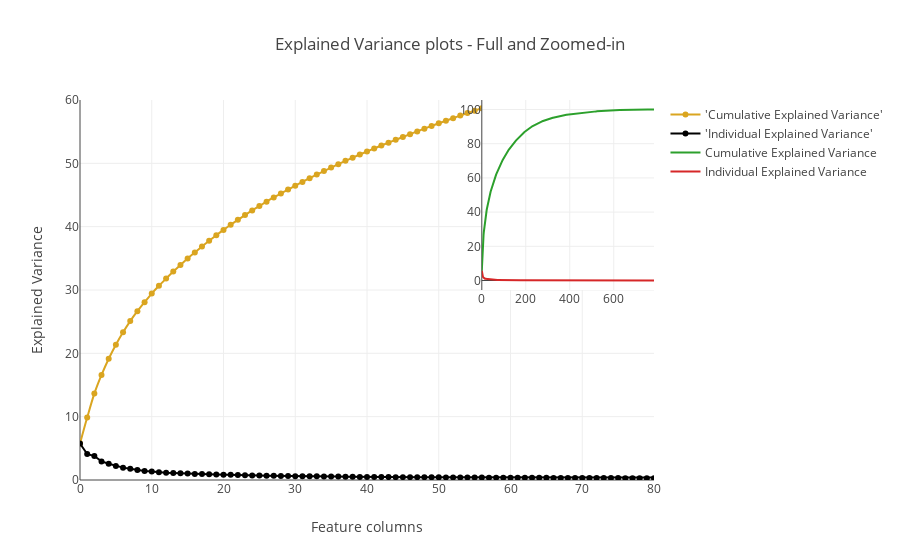

Notebook code cell kept with this figure:
### Markdown cell above
Now having calculated both our Individual Explained Variance and Cumulative Explained Variance values, let's use the Plotly visualisation package to produce an interactive chart to showcase this.

### Code cell
trace1 = go.Scatter(
    x=list(range(784)),
    y= cum_var_exp,
    mode='lines+markers',
    name="'Cumulative Explained Variance'",
    hoverinfo= cum_var_exp,
    line=dict(
        shape='spline',
        color = 'goldenrod'
    )
)
trace2 = go.Scatter(
    x=list(range(784)),
    y= var_exp,
    mode='lines+markers',
    name="'Individual Explained Variance'",
    hoverinfo= var_exp,
    line=dict(
        shape='linear',
        color = 'black'
    )
)
fig = tls.make_subplots(insets=[{'cell': (1,1), 'l': 0.7, 'b': 0.5}],
                          print_grid=True)

fig.append_trace(trace1, 1, 1)
fig.append_trace(trace2,1,1)
fig.layout.title = 'Explained Variance plots - Full and Zoomed-in'
fig.layout.xaxis = dict(range=[0, 80], title = 'Feature columns')
fig.layout.yaxis = dict(range=[0, 60], title = 'Explained Variance')
fig['data'] += [go.Scatter(x= list(range(784)) , y=cum_var_exp, xaxis='x2', yaxis='y2', name = 'Cumulative Explained Variance')]
fig['data'] += [go.Scatter(x=list(range(784)), y=var_exp, xaxis='x2', yaxis='y2',name = 'Individual Explained Variance')]

# fig['data'] = data
# fig['layout'] = layout
# fig['data'] += data2
# fig['layout'] += layout2
py.iplot(fig, filename='inset example')

### Figure 1 — Plotly figure (JSON) as saved in the notebook; plotly's stock layout.template omitted (floating-point values rounded to 4 significant figures; data arrays with more than 128 entries replaced by an {"elided": "..."} marker saying what was removed)
{"data": [{"hoverinfo": {"elided": "784 float values"}, "line": {"color": "goldenrod", "shape": "spline"}, "mode": "lines+markers", "name": "'Cumulative Explained Variance'", "type": "scatter", "x": {"elided": "784 int values"}, "xaxis": "x1", "y": {"elided": "784 float values"}, "yaxis": "y1"}, {"hoverinfo": {"elided": "784 float values"}, "line": {"color": "black", "shape": "linear"}, "mode": "lines+markers", "name": "'Individual Explained Variance'", "type": "scatter", "x": {"elided": "784 int values"}, "xaxis": "x1", "y": {"elided": "784 float values"}, "yaxis": "y1"}, {"name": "Cumulative Explained Variance", "type": "scatter", "x": {"elided": "784 int values"}, "xaxis": "x2", "y": {"elided": "784 float values"}, "yaxis": "y2"}, {"name": "Individual Explained Variance", "type": "scatter", "x": {"elided": "784 int values"}, "xaxis": "x2", "y": {"elided": "784 float values"}, "yaxis": "y2"}], "layout": {"title": "Explained Variance plots - Full and Zoomed-in", "xaxis": {"range": [0, 80], "title": "Feature columns"}, "xaxis1": {"anchor": "y1", "domain": [0, 1]}, "xaxis2": {"anchor": "y2", "domain": [0.7, 1]}, "yaxis": {"range": [0, 60], "title": "Explained Variance"}, "yaxis1": {"anchor": "x1", "domain": [0, 1]}, "yaxis2": {"anchor": "x2", "domain": [0.5, 1]}}}
